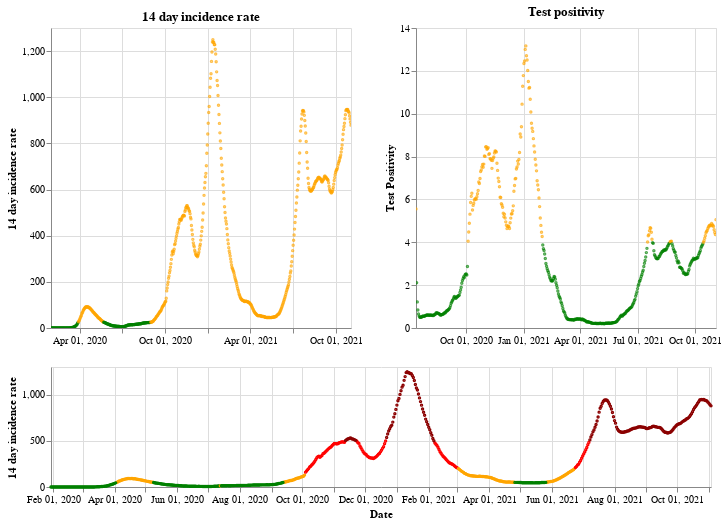

The code cell stored with this chart in its notebook:
### Markdown cell above
## England

### Code cell
plot_traffic_light('England')

### Figure 1 — Vega-Lite specification as saved in the notebook (floating-point values rounded to 4 significant figures; data arrays with more than 128 entries replaced by an {"elided": "..."} marker saying what was removed)
{"config": {"view": {"continuousWidth": 400, "continuousHeight": 300}}, "vconcat": [{"hconcat": [{"mark": {"type": "point", "size": 2}, "encoding": {"color": {"condition": {"value": "green", "test": "(datum.twoWeeklyCasesRate <= 25)"}, "value": "orange"}, "tooltip": [{"type": "nominal", "field": "areaName"}, {"type": "temporal", "field": "date"}, {"type": "quantitative", "field": "twoWeeklyCasesRate"}, {"type": "quantitative", "field": "testPositivity"}], "x": {"type": "temporal", "axis": {"title": ""}, "field": "date", "scale": {"domain": {"selection": "DateBrush"}}, "timeUnit": "yearmonthdate"}, "y": {"type": "quantitative", "axis": {"title": "14 day incidence rate"}, "field": "twoWeeklyCasesRate"}}, "title": "14 day incidence rate", "width": 300}, {"mark": {"type": "point", "size": 2}, "encoding": {"color": {"condition": {"value": "green", "test": "(datum.testPositivity <= 4)"}, "value": "orange"}, "tooltip": [{"type": "nominal", "field": "areaName"}, {"type": "temporal", "field": "date"}, {"type": "quantitative", "field": "twoWeeklyCasesRate"}, {"type": "quantitative", "field": "testPositivity"}], "x": {"type": "temporal", "axis": {"title": ""}, "field": "date", "scale": {"domain": {"selection": "DateBrush"}}, "timeUnit": "yearmonthdate"}, "y": {"type": "quantitative", "axis": {"title": "Test Positivity"}, "field": "testPositivity"}}, "title": "Test positivity", "width": 300}]}, {"layer": [{"mark": {"type": "point", "size": 2}, "encoding": {"color": {"condition": {"value": "orange", "test": "(((datum.testPositivity < 4) && (datum.twoWeeklyCasesRate >= 50)) && (datum.twoWeeklyCasesRate < 200))"}, "value": "red"}, "opacity": {"condition": {"value": 1, "test": "((datum.twoWeeklyCasesRate >= 50) && (datum.twoWeeklyCasesRate < 500))"}, "value": 0}, "tooltip": [{"type": "nominal", "field": "areaName"}, {"type": "temporal", "field": "date"}, {"type": "quantitative", "field": "twoWeeklyCasesRate"}, {"type": "quantitative", "field": "testPositivity"}], "x": {"type": "temporal", "axis": {"title": "Date"}, "field": "date", "timeUnit": "yearmonthdate"}, "y": {"type": "quantitative", "axis": {"title": "14 day incidence rate"}, "field": "twoWeeklyCasesRate"}}, "selection": {"DateBrush": {"type": "interval", "encodings": ["x"], "fields": ["Time"]}}}, {"mark": {"type": "point", "size": 2}, "encoding": {"color": {"value": "darkred"}, "opacity": {"condition": {"value": 1, "test": "(datum.twoWeeklyCasesRate >= 500)"}, "value": 0}, "tooltip": [{"type": "nominal", "field": "areaName"}, {"type": "temporal", "field": "date"}, {"type": "quantitative", "field": "twoWeeklyCasesRate"}, {"type": "quantitative", "field": "testPositivity"}], "x": {"type": "temporal", "axis": {"title": "Date"}, "field": "date", "timeUnit": "yearmonthdate"}, "y": {"type": "quantitative", "axis": {"title": "14 day incidence rate"}, "field": "twoWeeklyCasesRate"}}}, {"mark": {"type": "point", "size": 2}, "encoding": {"color": {"condition": {"value": "green", "test": "((datum.testPositivity < 4) && (datum.twoWeeklyCasesRate < 50))"}, "value": "orange"}, "opacity": {"condition": {"value": 1, "test": "(datum.twoWeeklyCasesRate < 50)"}, "value": 0}, "tooltip": [{"type": "nominal", "field": "areaName"}, {"type": "temporal", "field": "date"}, {"type": "quantitative", "field": "twoWeeklyCasesRate"}, {"type": "quantitative", "field": "testPositivity"}], "x": {"type": "temporal", "axis": {"title": "Date"}, "field": "date", "timeUnit": "yearmonthdate"}, "y": {"type": "quantitative", "axis": {"title": "14 day incidence rate"}, "field": "twoWeeklyCasesRate"}}}], "height": 120, "width": 660}], "data": {"name": "data-baacc34649f0f76fe64eeeb1dd34f828"}, "$schema": "https://vega.github.io/schema/vega-lite/v4.8.1.json", "datasets": {"data-baacc34649f0f76fe64eeeb1dd34f828": {"elided": "644 records"}}}
